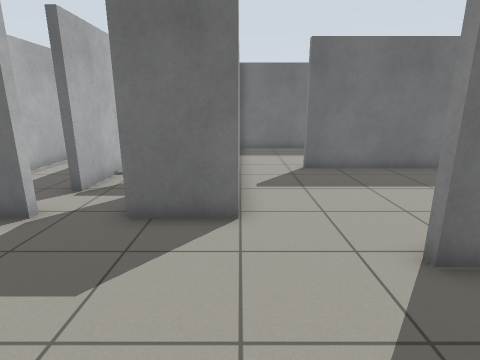
View 1 (above)

24 first-person views from a walk through a world built for the Gazebo simulator. The camera is 1.2 m above the floor, tilts 14° down and sees 80° across. The floor is counted in squares, 0.5 m on a side. Each view is taken from the middle of a square. On the plan, view 1 faces up. The plan holds only what a view shows up to about 18 squares ahead; the rest is blank.

View 2
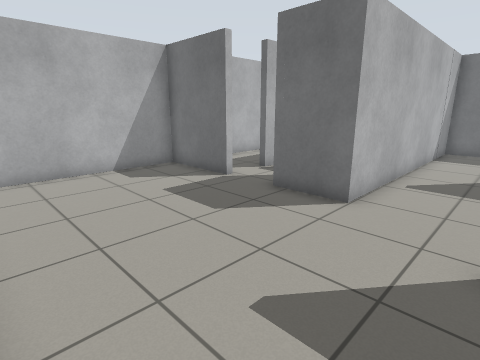

View 3
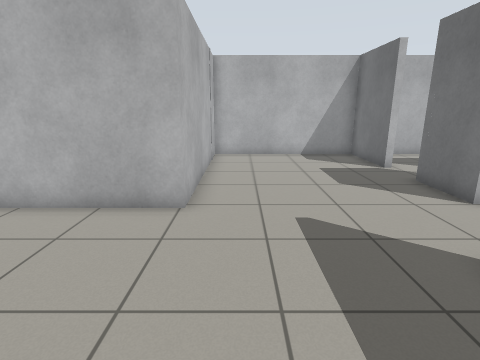

View 4
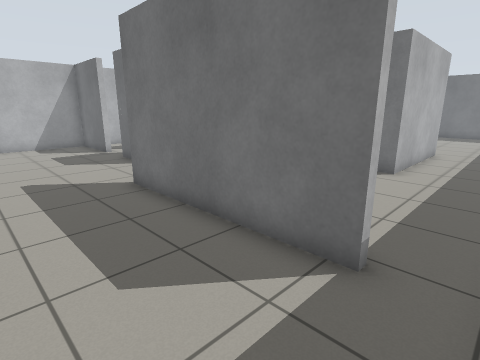

View 5
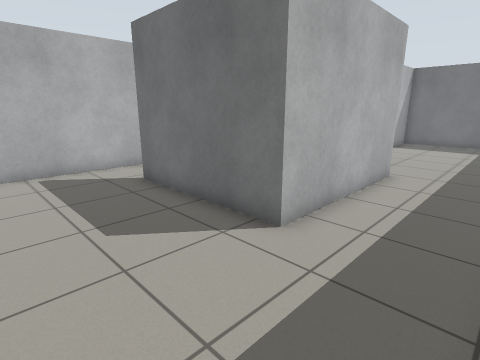

View 6
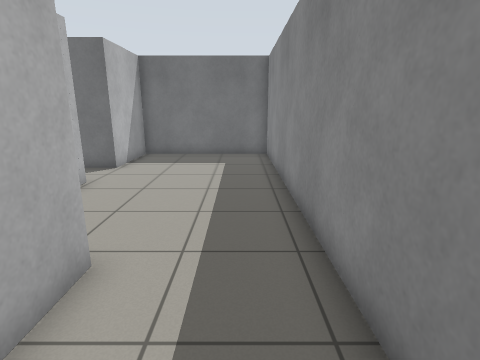

View 7
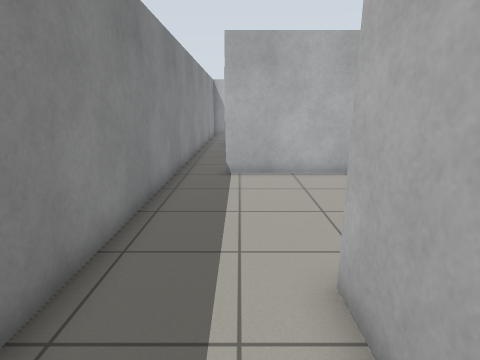

View 8
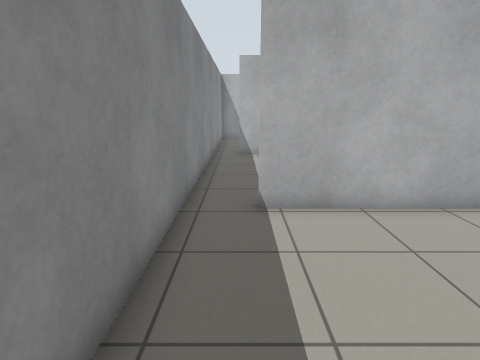

View 9
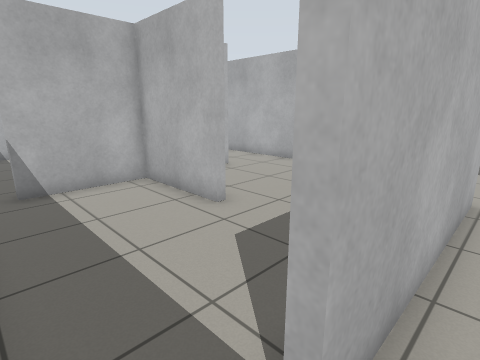

View 10
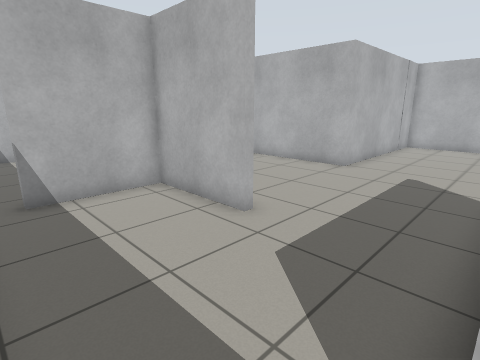

View 11
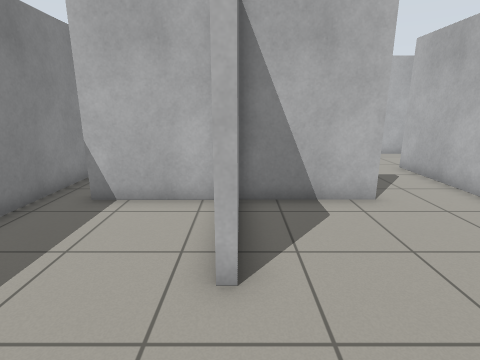

View 12
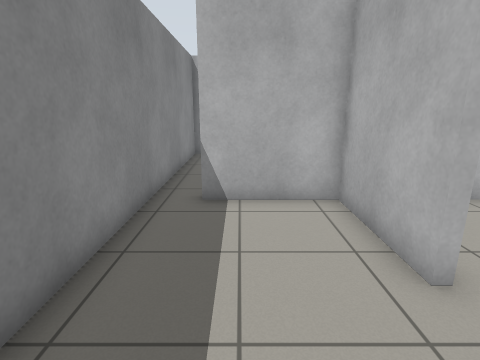

View 13
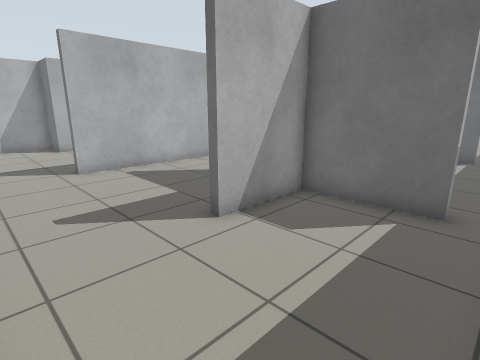

View 14
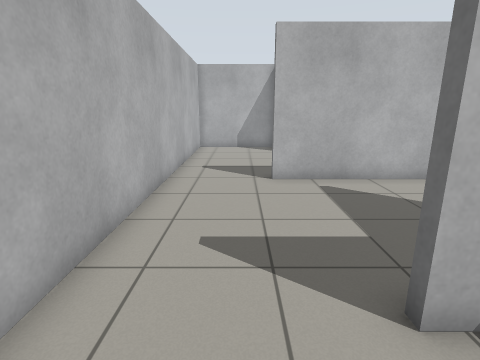

View 15
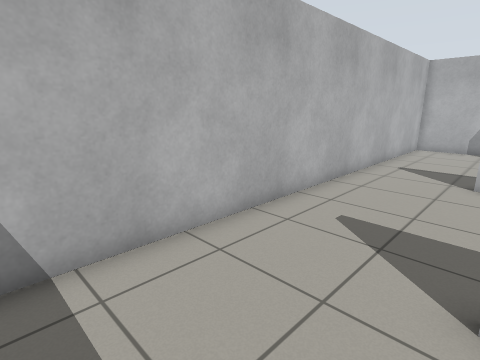

View 16
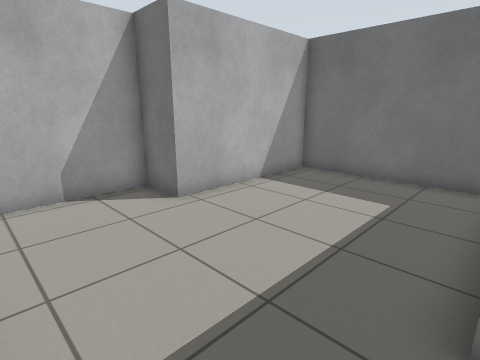

View 17
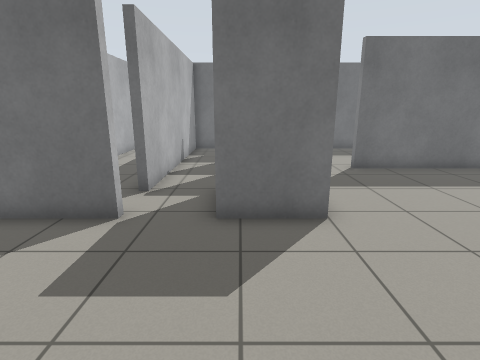

View 18
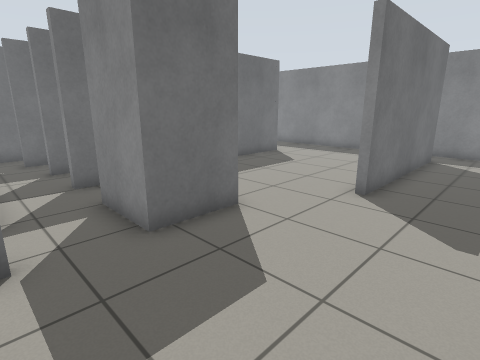

View 19
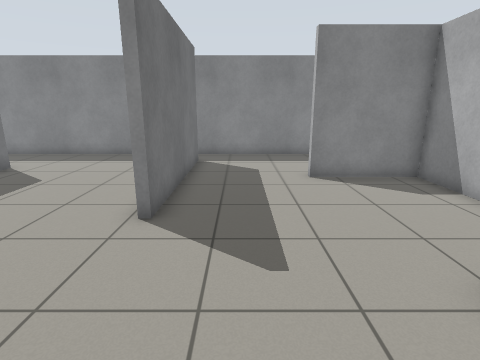

View 20
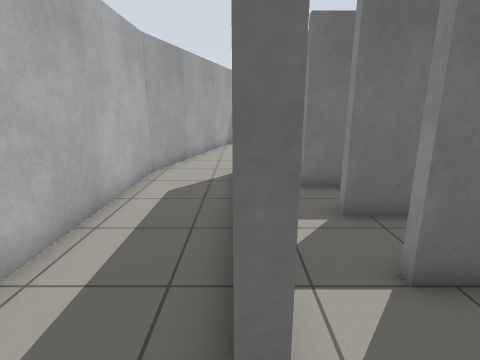

View 21
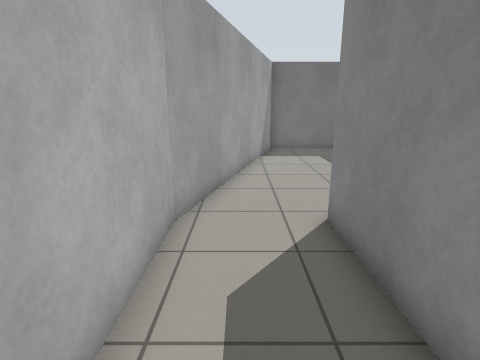

View 22
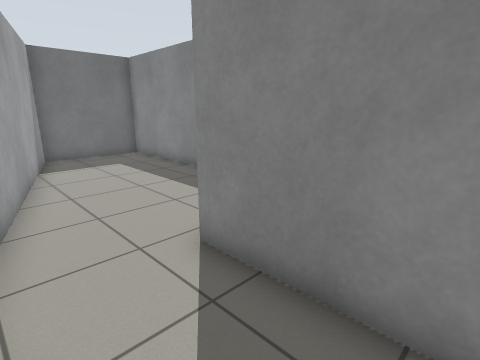

View 23
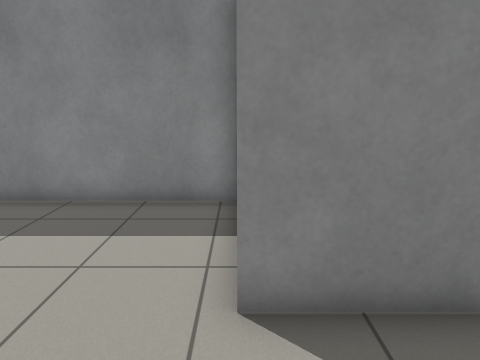

View 24
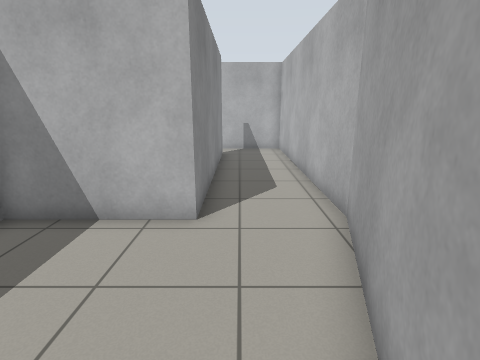

### Floor plan
Points are (right, up) in squares from view 1. A wall is a line through its corners. A room is listed if a view was taken in it or the views show most of it. See-through windows are left out.
Room 1 (views 1, 2, 3, 11, 17, 18, 19)
walls: (0, 6) (-2.5, 6); (3.3, -4.4) (7.3, -4.4); (-4.6, 6) (-8.4, 6) (-8.4, -1.4) (0.3, -1.4) (0.3, -5.4); (7.5, 4) (3, 4) (3, 4.3) (4.5, 4.3); (7, -4.7) (7, -0.5)
ways out: opening at (7, 1.5) to room 2; opening at (2.5, 5) to room 3; opening at (2, -5) to room 7; opening at (-3.5, 6) to room 8
Room 2 (views 4, 12)
walls: (7.3, -0.5) (7.3, -4.4) (11.1, -4.4); (10.5, 4) (7.5, 4); (12.5, -4.4) (12.5, 3.6)
ways out: opening at (7, 1.5) to room 1; opening at (11.5, 4) to room 3; opening at (12, -5) to room 4
Room 3 (views 5, 6, 7, 8, 9, 10)
walls: (8.7, 18.1) (8.7, 11.5) (2.6, 11.5); (5.9, 23.4) (5.9, 22.9); (0, 11.5) (0, 6); (4.5, 4.3) (10.5, 4.3) (10.5, 4); (12.5, 3.6) (12.5, 29.5) (5.9, 29.5) (5.9, 25.7) (4.5, 25.7)
ways out: opening at (2.5, 5) to room 1; opening at (11.5, 4) to room 2; opening at (1.5, 12)
Room 4 (views 13, 14, 15)
walls: (7.5, -12.6) (12.5, -12.6) (12.5, -4.4); (11.1, -4.7) (7, -4.7); (7.3, -4.4) (7.3, -8.1)
ways out: opening at (12, -5) to room 2; opening at (7, -10.5) to room 7
Room 5 (view 16)
walls: (0.3, -8.9) (-0.1, -8.9); (-0.6, -1.7) (-6.6, -1.7) (-6.6, -7.8) (-8.4, -7.8) (-8.4, -12.6) (0.6, -12.6)
ways out: opening at (0, -10.5) to room 7
Room 6 (views 20, 21, 22, 23, 24)
walls: (-8.4, 17.9) (-8.4, 6.3) (-4.9, 6.3); (-4.7, 8.2) (-5, 8.2) (-5, 18) (-0.7, 18) (-0.7, 29.5) (-5.2, 29.5) (-8.5, 17.8)
ways out: opening at (-5, 7.5) to room 8
Room 7 (no view inside)
walls: (0.6, -12.6) (7.5, -12.6); (0.3, -5.4) (0.3, -8.9)
ways out: opening at (2, -5) to room 1; opening at (7, -10.5) to room 4; opening at (0, -10.5) to room 5
Room 8 (no view inside)
walls: (-1.6, 10.5) (-2.6, 10.5); (-4.7, 10.4) (-4.7, 8.2); (-2.5, 6) (-2.5, 8.6)
ways out: opening at (-3.5, 6) to room 1; opening at (-5, 7.5) to room 6; opening at (-3.5, 11) to room 9; opening at (-2, 9.5)
Room 9 (no view inside)
walls: (-4.7, 13.4) (-4.7, 10.4); (-1.1, 13.2) (-2.8, 13.2)
ways out: opening at (-3.5, 11) to room 8; opening at (-3.5, 13) to room 10
Room 10 (no view inside)
walls: (-1.8, 15.7) (-3, 15.7); (-4.7, 15.4) (-4.7, 13.4)
ways out: opening at (-3.5, 13) to room 9; opening at (-4, 16) to room 11
Room 11 (no view inside)
walls: (-2.6, 17.7) (-4.7, 17.7) (-4.7, 15.4); (-3, 15.7) (-3, 16.1)
ways out: opening at (-4, 16) to room 10

Positions as (right, up) in squares from view 1, and headings:
1: (0, 0), facing up
2: (3, -1), facing up-left
3: (7, 0), facing left
4: (12, 0), facing up-left
5: (12, 7), facing up-left
6: (11, 14), facing up
7: (10, 15), facing down
8: (11, 11), facing down
9: (12, 5), facing down-left
10: (12, 4), facing down-left
11: (7, 3), facing down
12: (10, 3), facing down
13: (12, -12), facing up-left
14: (10, -10), facing left
15: (11, -8), facing down-left
16: (0, -12), facing up-left
17: (-2, 0), facing up
18: (-5, 1), facing up-right
19: (-3, 2), facing right
20: (-5, 7), facing up
21: (-7, 12), facing up
22: (-8, 14), facing up-right
23: (-8, 18), facing right
24: (-6, 24), facing down
